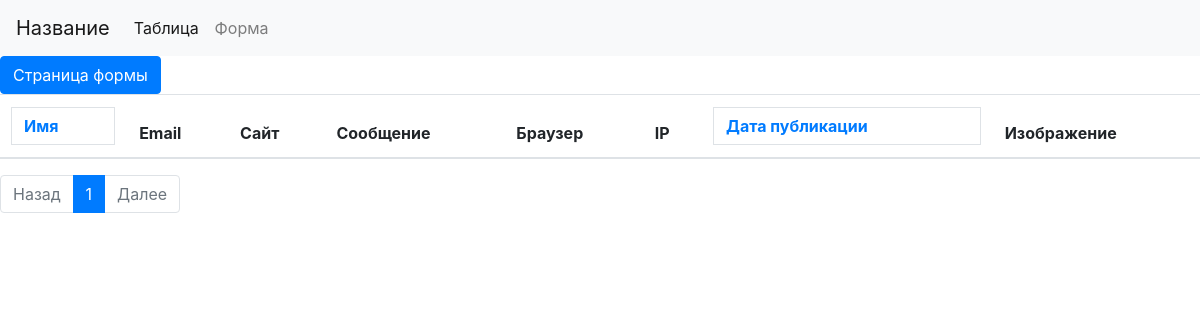
Before: /Guest_Book/table?page=1&sort=date_pub&direction=desc with the older database file.
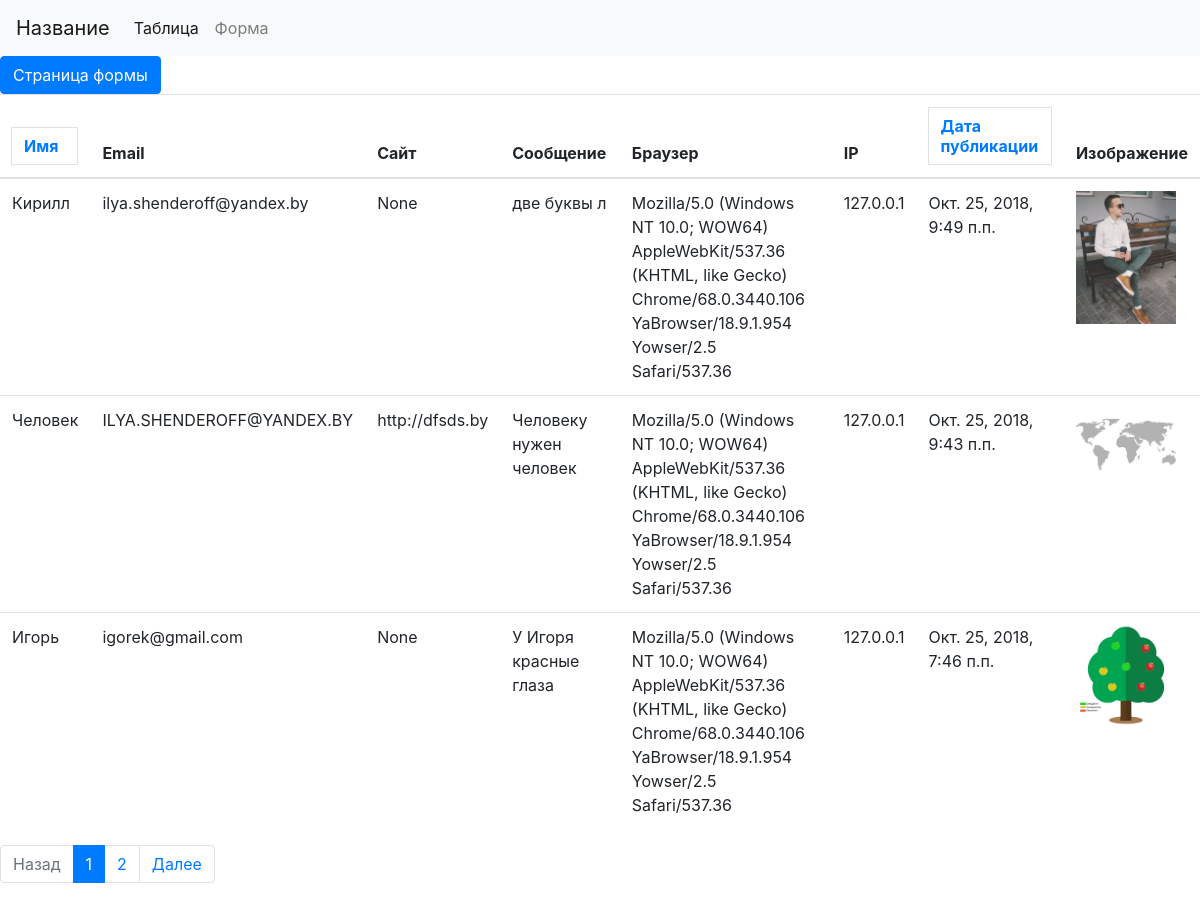
After: the same page with the newer database file.
### Guest_Book/models.py (models this page shows, shortened)
class Review(models.Model):
    name = models.CharField(max_length=150,db_index=True)
    email = models.EmailField(max_length=254,db_index=True)
    site = models.URLField(max_length=150,blank=True,null=True)
    body = models.TextField(db_index=True)
    date_pub = models.DateTimeField(auto_now_add=True)
    ip = models.CharField(max_length=150,db_index=True)
    browser = models.CharField(max_length=150,db_index=True)
    img = models.ImageField(verbose_name='photo',blank=True, upload_to='users_images',null=True)
    class Meta:
        ordering=['-date_pub']

### Guest_Book/views.py (the view)
# urls.py: path('table',AllInfo.as_view(), name='sort'),
class AllInfo(View):
    def get(self,request):
        order_by = request.GET.get('sort','name')
        direction = request.GET.get('direction','asc')
        ordering=order_by
        if direction == 'desc':
            ordering = '-{}'.format(order_by)
        reviews=Review.objects.all().order_by(ordering)
        paginator=Paginator(reviews,3)
        page_number=request.GET.get('page',1)
        page=paginator.get_page(page_number)
        is_paginated=page.has_other_pages()
        if page.has_previous():
            prev_url='?page={}'.format(page.previous_page_number())
        else:
            prev_url=''
        if page.has_next():
            next_url='?page={}'.format(page.next_page_number())
        else:
            next_url=''
        context={
            "page_object":page,
            "is_paginated": is_paginated,
            "next_url": next_url,
            "prev_url": prev_url,
            'order_by': order_by,
            'direction': direction
        }
        return render(request,'Guest_Book/table.html',context=context)

### Guest_Book/templates/Guest_Book/table.html (shortened to what this page needs)
{% extends 'Guest_Book/base_fullpage.html' %}
{% load sorl_thumbnail %}
{% block content %}
<a class="btn btn-primary" href="http://127.0.0.1:8000/Guest_Book/new_reviews" role="button">Страница формы</a>
<table class="table" width="100%">
  <thead>
    <tr>
      <th scope="col">
          {% if direction == 'desc' %}
            <a class="page-link" href="?page=1&sort=name&direction=asc">Имя</a>
          {% endif %}
      </th>
      <th scope="col">Email</th>
      <th scope="col">Сайт</th>
      <th scope="col">Сообщение</th>
      <th scope="col">Браузер</th>
      <th scope="col">IP</th>
      <th scope="col">
        {% if direction == 'desc' %}
          <a class="page-link" href="?page=1&sort=date_pub&direction=asc">Дата публикации</a>
        {% endif %}
      </th>
      <th scope="col">Изображение</th>
    </tr>
  </thead>
  <tbody>
    {% for review in page_object %}
    <tr>
      <td>{{review.name}}</td>
      <td>{{review.email}}</td>
      <td>{{review.site}}</td>
      <td>{{review.body}}</td>
      <td>{{review.browser}}</td>
      <td>{{review.ip}}</td>
      <td>{{review.date_pub}}</td>
      <td>
        <img img width="100" src="/media/{{review.img}}">
      </td>
    </tr>
    {% endfor %}
  </tbody>
</table>
<nav aria-label="...">
    <ul class="pagination">
      <li class="page-item {% if not prev_url %} disabled {% endif %}">
         <a class="page-link" href="{{ prev_url }}&sort={{ order_by }}&direction={{direction}}" tabindex="-1">Назад</a>
      </li>
      {% for n in page_object.paginator.page_range %}
        {% if page_object.number == n %}
          <li class = "page-item active">
            <a class="page-link" href="?page={{ n }}&sort={{ order_by }}&direction={{direction}}">{{n}} </a>
          </li>
          {% elif n > page_object.number|add:-3 and n < page_object.number|add:3 %}
            <li class="page-item">
              <a class="page-link" href="?page={{n}}&sort={{ order_by }}&direction={{direction}}">{{n}}</a>
            </li>
            {% endif %}
            {% endfor %}
        <li class="page-item {% if not next_url %} disabled {% endif %}">
           <a class="page-link" href="{{ next_url }}&sort={{ order_by }}&direction={{direction}}" tabindex="-1">Далее</a>
        </li>
{% endblock %}

### Guest_Book/templates/Guest_Book/base_fullpage.html
{% extends 'base_full.html'%}

### templates/base_full.html (shortened to what this page needs)
<!DOCTYPE html>
<html lang="en">
<head>
  <link rel="stylesheet" href="https://stackpath.bootstrapcdn.com/bootstrap/4.1.3/css/bootstrap.min.css">
</head>
<body>
  <nav class="navbar navbar-expand-lg navbar-light bg-light">
  <a class="navbar-brand" href="#">Название</a>
  <div class="collapse navbar-collapse" id="navbarNav">
    <ul class="navbar-nav">
      <li class="nav-item active">
        <a class="nav-link" href="http://127.0.0.1:8000/Guest_Book/table">Таблица <span class="sr-only">(current)</span></a>
      </li>
      <li class="nav-item">
        <a class="nav-link" href="http://127.0.0.1:8000/Guest_Book/new_reviews">Форма</a>
      </li>
    </ul>
  </div>
</nav>
  <div class="container-fluid">
    <div class="row">
        {% block content %}{% endblock %}
    </div>
  </div>
</body>
</html>

Changed rows visible on the page:
added Review: name "Кирилл", email "ilya.shenderoff@yandex.by", site "None", body "две буквы л", browser "Mozilla/5.0 (Windows NT 10.0; WOW64) AppleWebKit/537.36 (KHTML, like Gecko) Chrome/68.0.3440.106 YaBrowser/18.9.1.954 Yowser/2.5 Safari/537.36", ip "127.0.0.1", date_pub "Окт. 25, 2018, 9:49 п.п.", img (picture)
added Review: name "Человек", email "ILYA.SHENDEROFF@YANDEX.BY", site "http://dfsds.by", body "Человеку нужен человек", browser "Mozilla/5.0 (Windows NT 10.0; WOW64) AppleWebKit/537.36 (KHTML, like Gecko) Chrome/68.0.3440.106 YaBrowser/18.9.1.954 Yowser/2.5 Safari/537.36", ip "127.0.0.1", date_pub "Окт. 25, 2018, 9:43 п.п.", img (picture)
added Review: name "Игорь", email "igorek@gmail.com", site "None", body "У Игоря красные глаза", browser "Mozilla/5.0 (Windows NT 10.0; WOW64) AppleWebKit/537.36 (KHTML, like Gecko) Chrome/68.0.3440.106 YaBrowser/18.9.1.954 Yowser/2.5 Safari/537.36", ip "127.0.0.1", date_pub "Окт. 25, 2018, 7:46 п.п.", img (picture)
Other visible differences:
new list line: "2"
